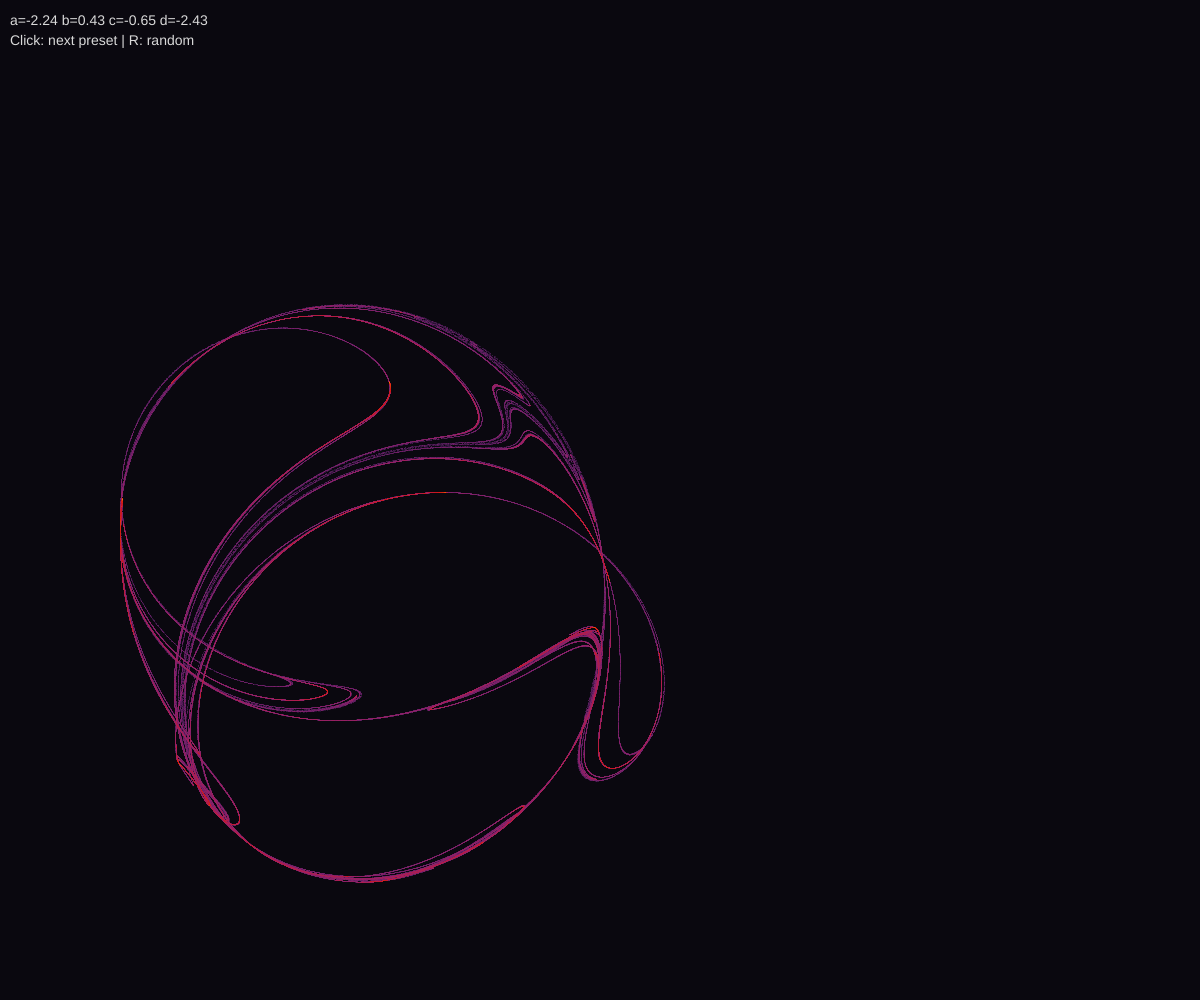
Frame 1 (no input)
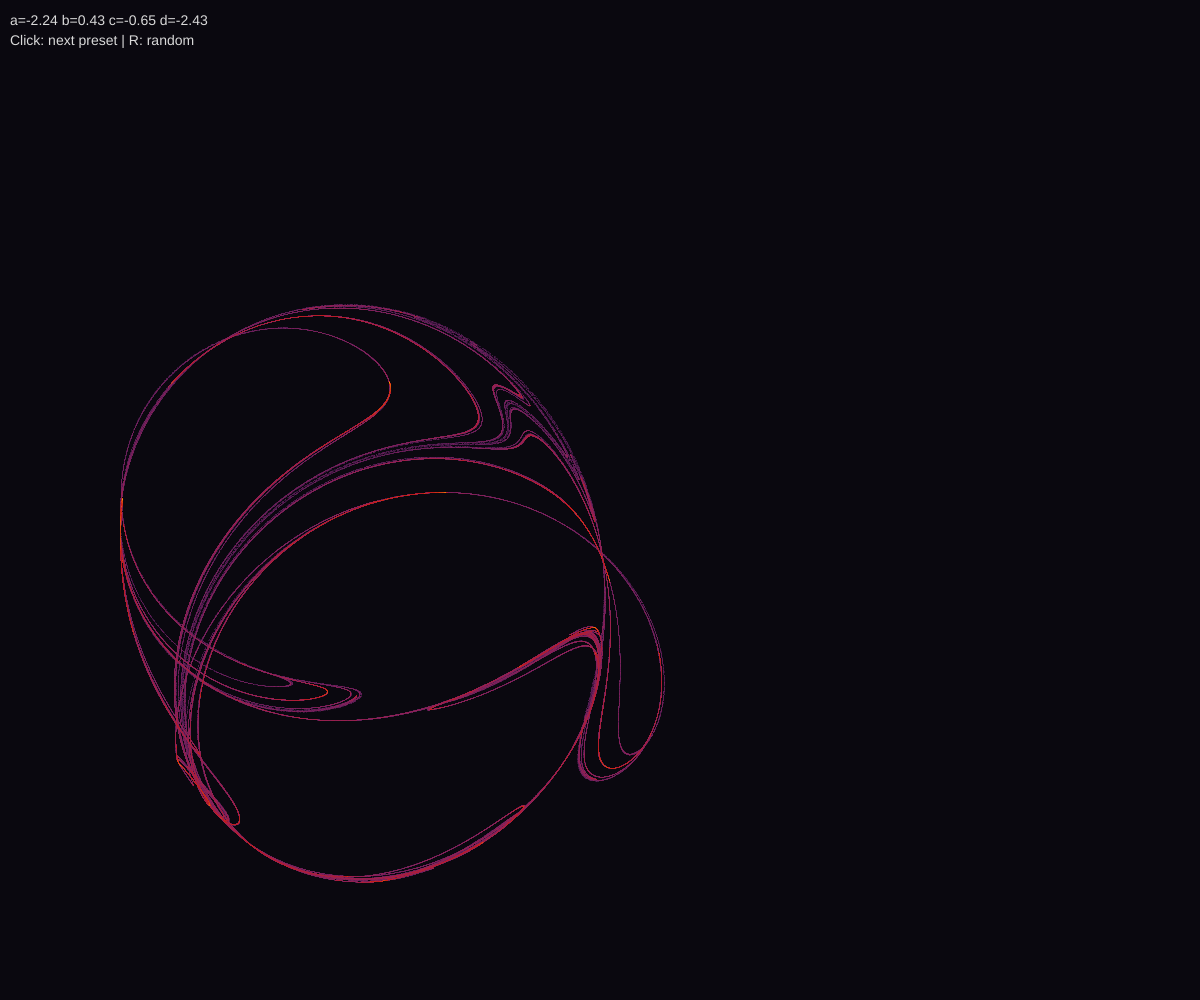
Frame 60 (no input)
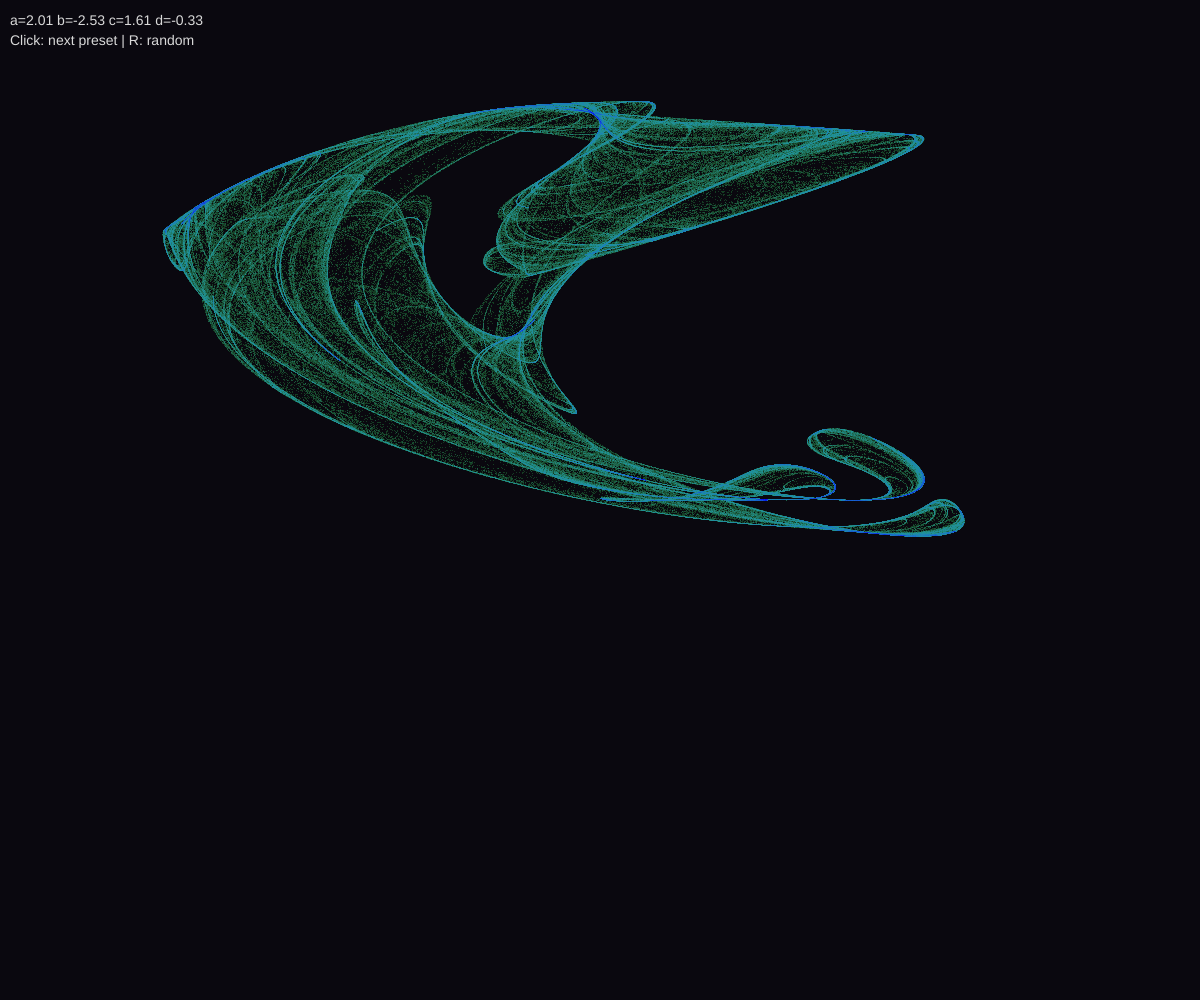
Frame 120 (the mouse pressed at the canvas centre since frame 60)

The p5.js sketch that drew these frames (run headless with seeded random() and noise() and a simulated clock; from frame 60 on, the mouse is pressed at the canvas centre):

// p5.js sketch
// ── sketch.js
// De Jong Attractor
// x' = sin(a*y) - cos(b*x)
// y' = sin(c*x) - cos(d*y)

let a, b, c, d;
let x, y;
let density;
let maxDensity = 1;
let time = 0;
let hueOffset = 0;

// Some beautiful presets
let presets = [
  { a: -2.24, b: 0.43, c: -0.65, d: -2.43 },
  { a: 2.01, b: -2.53, c: 1.61, d: -0.33 },
  { a: -2.7, b: -0.09, c: -0.86, d: -2.2 },
  { a: -0.827, b: -1.637, c: 1.659, d: -0.943 },
  { a: 1.4, b: -2.3, c: 2.4, d: -2.1 }
];
let currentPreset = 0;

function setup() {
  createCanvas(windowWidth, windowHeight);
  colorMode(HSB, 360, 100, 100, 100);
  pixelDensity(1);

  density = new Float32Array(width * height);

  loadPreset(0);
  generateAttractor();
}

function loadPreset(idx) {
  let p = presets[idx % presets.length];
  a = p.a;
  b = p.b;
  c = p.c;
  d = p.d;

  density.fill(0);
  maxDensity = 1;
  x = random(-0.1, 0.1);
  y = random(-0.1, 0.1);
  hueOffset = random(360);
}

function randomizeParams() {
  a = random(-3, 3);
  b = random(-3, 3);
  c = random(-3, 3);
  d = random(-3, 3);

  density.fill(0);
  maxDensity = 1;
  x = random(-0.1, 0.1);
  y = random(-0.1, 0.1);
  hueOffset = random(360);
}

function generateAttractor() {
  let iterations = 500000;

  for (let i = 0; i < iterations; i++) {
    // De Jong attractor equations
    let xNew = sin(a * y) - cos(b * x);
    let yNew = sin(c * x) - cos(d * y);

    x = xNew;
    y = yNew;

    if (i < 100) continue;

    let px = floor(map(x, -2.5, 2.5, 0, width));
    let py = floor(map(y, -2.5, 2.5, 0, height));

    if (px >= 0 && px < width && py >= 0 && py < height) {
      let idx = px + py * width;
      density[idx]++;
      if (density[idx] > maxDensity) maxDensity = density[idx];
    }
  }
}

function draw() {
  background(260, 30, 5);

  loadPixels();

  let logMax = log(maxDensity + 1);

  for (let i = 0; i < width * height; i++) {
    if (density[i] > 0) {
      let val = log(density[i] + 1) / logMax;
      let hue = (val * 120 + hueOffset + time * 10) % 360;
      let sat = 60 + val * 40;
      let bri = pow(val, 0.7) * 100;

      let c = color(hue, sat, bri);
      let idx = i * 4;
      pixels[idx] = red(c);
      pixels[idx + 1] = green(c);
      pixels[idx + 2] = blue(c);
      pixels[idx + 3] = 255;
    } else {
      let idx = i * 4;
      pixels[idx] = 10;
      pixels[idx + 1] = 8;
      pixels[idx + 2] = 15;
      pixels[idx + 3] = 255;
    }
  }

  updatePixels();

  time += deltaTime / 1000;

  fill(0, 0, 85);
  noStroke();
  textSize(14);
  text(`a=${a.toFixed(2)} b=${b.toFixed(2)} c=${c.toFixed(2)} d=${d.toFixed(2)}`, 10, 25);
  text("Click: next preset | R: random", 10, 45);
}

function mousePressed() {
  currentPreset++;
  loadPreset(currentPreset);
  generateAttractor();
}

function keyPressed() {
  if (key === 'r' || key === 'R') {
    randomizeParams();
    generateAttractor();
  }
}

function windowResized() {
  resizeCanvas(windowWidth, windowHeight);
  density = new Float32Array(width * height);
  density.fill(0);
  maxDensity = 1;
  generateAttractor();
}
